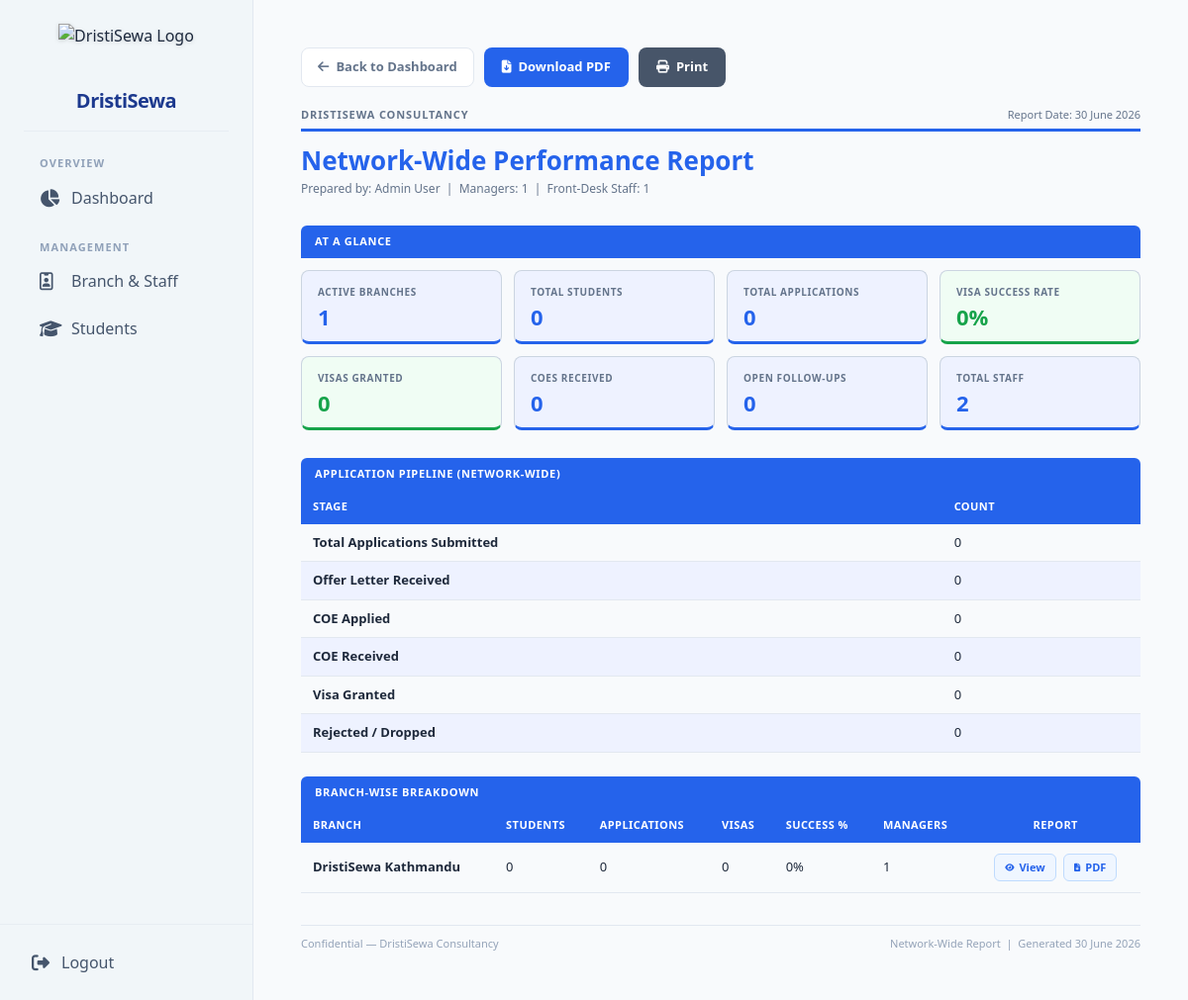
The app's page /admin-panel/reports/ (signed in) with its own data.
### accounts/models.py (models this page shows, shortened)
class User(AbstractUser):
    class Role(models.TextChoices):
        ADMIN = "ADMIN", "Admin"
        MANAGER = "MANAGER", "Manager"
        FRONTDESK = "FRONTDESK", "Front Desk"
        STUDENT = "STUDENT", "Student"
    username = None
    email = models.EmailField("email address", unique=True)
    role = models.CharField(
        max_length=20, choices=Role.choices, default=Role.STUDENT)
    branch = models.ForeignKey(
        "branches.Branch",
        on_delete=models.SET_NULL,
        null=True,
        blank=True,
        related_name="staff",
    )
    phone = models.CharField(max_length=20, blank=True)
    experience_details = models.TextField(blank=True)
    profile_pic = models.ImageField(
        upload_to="profile_pics/", default="profile_pics/default.png", blank=True
    )
    last_seen = models.DateTimeField(null=True, blank=True)
    USERNAME_FIELD = "email"
    REQUIRED_FIELDS = []
    objects = UserManager()

### branches/models.py (models this page shows, shortened)
class Branch(TimeStampedModel):
    name = models.CharField(max_length=150, unique=True)
    code = models.CharField(max_length=20, unique=True)
    address = models.CharField(max_length=255, blank=True)
    phone = models.CharField(max_length=20, blank=True)
    email = models.EmailField(blank=True)
    is_active = models.BooleanField(default=True)
    class Meta:
        ordering = ["name"]

### accounts/views.py (the view)
# urls.py: path("admin-panel/reports/", views.admin_view_report, name="admin_view_report"),
@role_required("ADMIN")
def admin_view_report(request):
    ctx = _build_overall_report_data(request.user)
    return render(request, "admin/report_overall.html", ctx)

### accounts/permissions.py (called while the page is built)
def role_required(*allowed_roles):
    def decorator(view_func):
        @wraps(view_func)
        @login_required
        def _wrapped(request, *args, **kwargs):
            user = request.user
            if user.is_superuser or user.role in allowed_roles:
                return view_func(request, *args, **kwargs)
            raise PermissionDenied("You do not have permission to access this page.")
        return _wrapped
    return decorator

### templates/admin/report_overall.html (shortened to what this page needs)
{% extends 'admin/dristisewa_base.html' %}
{% load static %}
{% block extra_css %}
    <link rel="stylesheet" href="{% static 'css/pages/admin/report_overall.css' %}">
{% endblock %}
{% block content %}
<div class="rpt-wrap">
  <div class="rpt-actions">
    <a href="{% url 'accounts:admin_dashboard' %}" class="btn-back"><i class="fa-solid fa-arrow-left"></i> Back to Dashboard</a>
    <a href="{% url 'accounts:admin_download_report' %}" class="btn-dl"><i class="fa-solid fa-file-arrow-down"></i> Download PDF</a>
    <button onclick="window.print()" class="btn-dl" style="background:#475569;border:none;cursor:pointer;"><i class="fa-solid fa-print"></i> Print</button>
  </div>
  <div class="rpt-letterhead">
    <span class="rpt-org">DristiSewa Consultancy</span>
    <span class="rpt-date">Report Date: {{ today|date:"d F Y" }}</span>
  </div>
  <hr class="rpt-rule">
  <h1 class="rpt-title">Network-Wide Performance Report</h1>
  <p class="rpt-meta">
    Prepared by: {{ prepared_by }} &nbsp;|&nbsp;
    Managers: {{ total_managers }} &nbsp;|&nbsp;
    Front-Desk Staff: {{ total_frontdesk }}
  </p>
  <div class="rpt-section">At a Glance</div>
  <div class="rpt-snap-grid" style="margin-top:12px;">
    <div class="rpt-card">
      <div class="rpt-card-label">Active Branches</div>
      <div class="rpt-card-val">{{ total_branches }}</div>
    </div>
    <div class="rpt-card">
      <div class="rpt-card-label">Total Students</div>
      <div class="rpt-card-val">{{ total_students }}</div>
    </div>
    <div class="rpt-card">
      <div class="rpt-card-label">Total Applications</div>
      <div class="rpt-card-val">{{ total_applications }}</div>
    </div>
    <div class="rpt-card green">
      <div class="rpt-card-label">Visa Success Rate</div>
      <div class="rpt-card-val">{{ visa_success_rate }}%</div>
    </div>
    <div class="rpt-card green">
      <div class="rpt-card-label">Visas Granted</div>
      <div class="rpt-card-val">{{ visa_granted }}</div>
    </div>
    <div class="rpt-card">
      <div class="rpt-card-label">COEs Received</div>
      <div class="rpt-card-val">{{ coes_received }}</div>
    </div>
    <div class="rpt-card">
      <div class="rpt-card-label">Open Follow-ups</div>
      <div class="rpt-card-val">{{ pending_fups }}</div>
    </div>
    <div class="rpt-card">
      <div class="rpt-card-label">Total Staff</div>
      <div class="rpt-card-val">{{ total_managers|add:total_frontdesk }}</div>
    </div>
  </div>
  <div class="rpt-section">Application Pipeline (Network-Wide)</div>
  <table class="rpt-table">
    <thead><tr><th>Stage</th><th>Count</th></tr></thead>
    <tbody>
      <tr><td>Total Applications Submitted</td><td>{{ total_applications }}</td></tr>
      <tr><td>Offer Letter Received</td><td>{{ offer_letter }}</td></tr>
      <tr><td>COE Applied</td><td>{{ coe_applied }}</td></tr>
      <tr><td>COE Received</td><td>{{ coes_received }}</td></tr>
      <tr><td>Visa Granted</td><td>{{ visa_granted }}</td></tr>
      <tr><td>Rejected / Dropped</td><td>{{ rejected }}</td></tr>
    </tbody>
  </table>
  <div class="rpt-section">Branch-Wise Breakdown</div>
  {% if branch_summary %}
  <table class="rpt-table">
    <thead>
      <tr>
        <th>Branch</th><th>Students</th><th>Applications</th>
        <th>Visas</th><th>Success %</th><th>Managers</th><th style="text-align:center;">Report</th>
      </tr>
    </thead>
    <tbody>
      {% for b in branch_summary %}
      <tr>
        <td>{{ b.name }}</td>
        <td>{{ b.students }}</td>
        <td>{{ b.applications }}</td>
        <td>{{ b.visas }}</td>
        <td>{{ b.success_rate }}%</td>
        <td>{{ b.managers }}</td>
        <td style="text-align:center;">
          <a href="{% url 'accounts:admin_view_branch_report' b.id %}" class="btn-branch"> View</a>
          <a href="{% url 'accounts:admin_download_branch_report' b.id %}" class="btn-branch"> PDF</a>
        </td>
      </tr>
      {% endfor %}
    </tbody>
  </table>
  {% else %}
  <p style="padding:16px;color:#94a3b8;font-style:italic;font-size:13px;">No active branches found.</p>
  {% endif %}
  <div class="rpt-footer">
    <span>Confidential — DristiSewa Consultancy</span>
    <span>Network-Wide Report &nbsp;|&nbsp; Generated {{ today|date:"d F Y" }}</span>
  </div>
</div>
{% endblock %}

### static/css/pages/admin/report_overall.css (style rules this page uses)
.rpt-wrap { max-width: 900px; margin: 0 auto; }
.rpt-letterhead { display:flex; justify-content:space-between; align-items:flex-end; margin-bottom:6px; }
.rpt-org { font-size:11px; font-weight:700; color:#64748b; letter-spacing:.08em; text-transform:uppercase; }
.rpt-date { font-size:11px; color:#64748b; }
.rpt-rule { border:none; border-top:3px solid #2563eb; margin:6px 0 14px; }
.rpt-title { font-size:26px; font-weight:800; color:#2563eb; margin-bottom:4px; line-height:1.2; }
.rpt-meta { font-size:12px; color:#64748b; margin-bottom:28px; }
.rpt-snap-grid { display:grid; grid-template-columns:repeat(4,1fr); gap:12px; margin-bottom:28px; }
.rpt-card { background:#eef2ff; border:1px solid #cbd5e1; border-radius:8px; padding:14px 16px; border-bottom:3px solid #2563eb; }
.rpt-card.green { background:#f0fdf4; border-bottom-color:#16a34a; }
.rpt-card-label { font-size:10px; font-weight:700; color:#64748b; text-transform:uppercase; letter-spacing:.06em; margin-bottom:6px; }
.rpt-card-val { font-size:22px; font-weight:800; color:#2563eb; line-height:1; }
.rpt-card.green .rpt-card-val { color:#16a34a; }
.rpt-section { background:#2563eb; color:#fff; font-size:11px; font-weight:700; letter-spacing:.06em; text-transform:uppercase; padding:8px 14px; border-radius:6px 6px 0 0; margin-top:24px; }
.rpt-table { width:100%; border-collapse:collapse; font-size:13px; }
.rpt-table th { background:#2563eb; color:#fff; font-weight:700; font-size:11px; text-transform:uppercase; letter-spacing:.04em; padding:9px 12px; text-align:left; }
.rpt-table td { padding:9px 12px; color:#1e293b; border-bottom:1px solid #e2e8f0; }
.rpt-table tbody tr:nth-child(even) td { background:#eef2ff; }
.rpt-table td:first-child { font-weight:600; }
.rpt-footer { display:flex; justify-content:space-between; font-size:11px; color:#94a3b8; margin-top:32px; padding-top:10px; border-top:1px solid #e2e8f0; }
.rpt-actions { display:flex; gap:10px; margin-bottom:20px; }
.btn-back { display:inline-flex; align-items:center; gap:7px; background:#fff; border:1px solid #e2e8f0; color:#64748b; font-size:13px; font-weight:600; padding:9px 16px; border-radius:8px; text-decoration:none; transition:.15s; }
.btn-dl { display:inline-flex; align-items:center; gap:7px; background:#2563eb; color:#fff; font-size:13px; font-weight:700; padding:9px 18px; border-radius:8px; text-decoration:none; transition:.15s; }
.btn-branch { display:inline-flex; align-items:center; gap:5px; background:#eff6ff; border:1px solid #bfdbfe; color:#2563eb; font-size:11px; font-weight:700; padding:5px 10px; border-radius:6px; text-decoration:none; margin:2px; transition:.15s; }

### records on screen
User: name "DristiSewa Kathmandu", students "0", applications "0", visas "0", success_rate "0", managers "1"

### other values on screen
{{ today|date:"d F Y" }} "30 June 2026"
{{ prepared_by }} "Admin User"
{{ total_managers }} "1"
{{ total_frontdesk }} "1"
{{ total_branches }} "1"
{{ total_students }} "0"
{{ total_applications }} "0"
{{ visa_success_rate }} "0"
{{ visa_granted }} "0"
{{ coes_received }} "0"
{{ pending_fups }} "0"
{{ total_managers|add:total_frontdesk }} "2"
{{ offer_letter }} "0"
{{ coe_applied }} "0"
{{ rejected }} "0"
